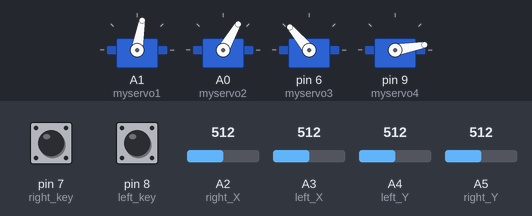
Recording of a sketch running on a simulated Arduino Uno, built with avr-gcc and run on an emulated ATmega328P. On the bench: 4 × servo. Inputs (shaded band) come from the test bench; at power-on: A2 (right_X) = 512, A4 (left_Y) = 512, A5 (right_Y) = 512, pin 7 (right_key) HIGH, pin 8 (left_key) HIGH, A3 (left_X) = 512.

Above: at 2.7 s.
2.8 s: A2 (right_X) set to 552
4.3 s: A2 (right_X) set to 578
At 4.72 s:
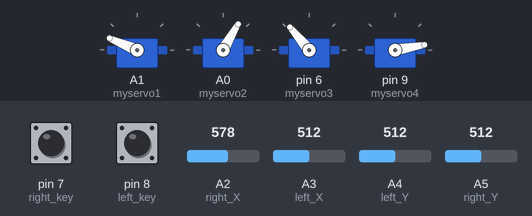
At 5.4 s:
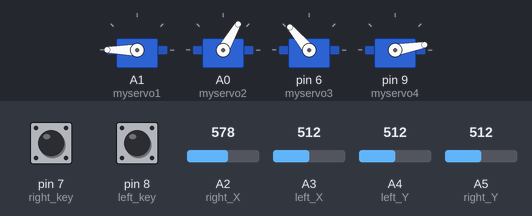
6.3 s: A4 (left_Y) set to 558
7.8 s: A4 (left_Y) set to 587
At 9.3 s:
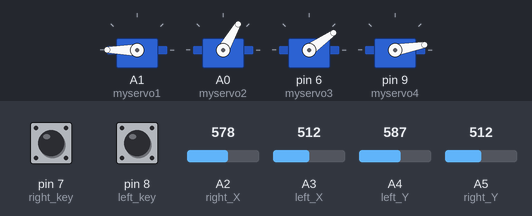
10.3 s: A5 (right_Y) set to 461
11.8 s: A5 (right_Y) set to 440
At 14.5 s:
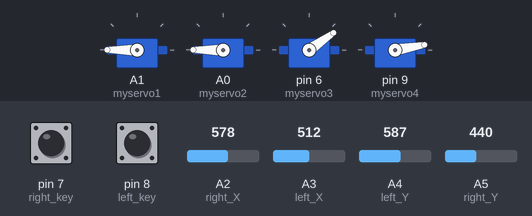
Timing chart, 0 to 15.8 s (numbered marks = the images above; inputs shaded):
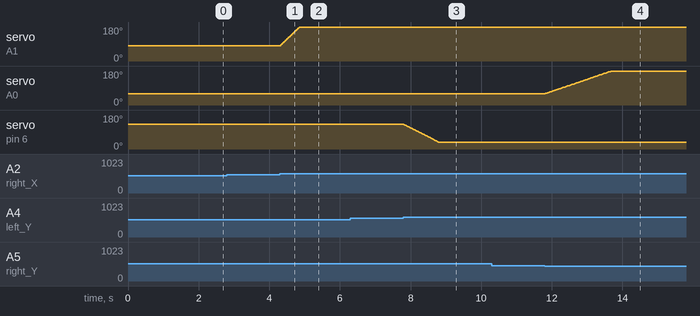

The sketch:

robot_arm.ino
```cpp
#include <Servo.h>

// ================= Servo objects =================
Servo myservo1;  // base
Servo myservo2;  // upper arm
Servo myservo3;  // lower arm
Servo myservo4;  // claw

// ================= Initial angles =================
int pos1 = 80;
int pos2 = 60;
int pos3 = 130;
int pos4 = 10;

// ================= Joystick pins =================
const int right_X = A2;
const int right_Y = A5;
const int right_key = 7;

const int left_X = A3;
const int left_Y = A4;
const int left_key = 8;

// ================= Joystick values =================
int x1, y1, z1;
int x2, y2, z2;

// ================= Setup =================
void setup()
{
  myservo1.attach(A1);
  myservo2.attach(A0);
  myservo3.attach(6);
  myservo4.attach(9);

  myservo1.write(pos1);
  myservo2.write(pos2);
  myservo3.write(pos3);
  myservo4.write(pos4);
  delay(1500);

  pinMode(right_key, INPUT_PULLUP);
  pinMode(left_key, INPUT_PULLUP);

  Serial.begin(9600);
}

// ================= Main loop =================
void loop()
{
  x1 = analogRead(right_X);
  y1 = analogRead(right_Y);
  z1 = digitalRead(right_key);

  x2 = analogRead(left_X);
  y2 = analogRead(left_Y);
  z2 = digitalRead(left_key);

  zhuazi();
  zhuandong();
  xiaobi();
  dabi();
}

// ================= Claw =================
void zhuazi()
{
  if (x2 < 450)
  {
    pos4 -= 2;
    pos4 = constrain(pos4, 2, 108);
    myservo4.write(pos4);
    delay(5);
  }
  else if (x2 > 570)
  {
    pos4 += 4;
    pos4 = constrain(pos4, 2, 108);
    myservo4.write(pos4);
    delay(5);
  }
}

// ================= Base rotate =================
void zhuandong()
{
  if (x1 < 450)
  {
    pos1--;
    pos1 = constrain(pos1, 1, 180);
    myservo1.write(pos1);
    delay(5);
  }
  else if (x1 > 570)
  {
    pos1++;
    pos1 = constrain(pos1, 1, 180);
    myservo1.write(pos1);
    delay(5);
  }
}

// ================= Upper arm =================
void xiaobi()
{
  if (y1 > 570)
  {
    pos2--;
    pos2 = constrain(pos2, 0, 180);
    myservo2.write(pos2);
    delay(5);
  }
  else if (y1 < 450)
  {
    pos2++;
    pos2 = constrain(pos2, 0, 180);
    myservo2.write(pos2);
    delay(5);
  }
}

// ================= Lower arm =================
void dabi()
{
  if (y2 < 450)
  {
    pos3++;
    pos3 = constrain(pos3, 35, 180);
    myservo3.write(pos3);
    delay(5);
  }
  else if (y2 > 570)
  {
    pos3--;
    pos3 = constrain(pos3, 35, 180);
    myservo3.write(pos3);
    delay(5);
  }
}
```

Measured:
- the behaviour switches between 570 and 571 on A2 (right_X) (found by bisection; images 0 and 1)
- the behaviour switches between 570 and 571 on A4 (left_Y) (found by bisection; images 2 and 3)
- the behaviour switches between 450 and 449 on A5 (right_Y) (found by bisection; images 3 and 4)
- after the input at 2.8 s, every drawn part: stays the same
- after the input at 4.3 s, servo on A1 (myservo1): moves from 80° to 180° over 0.55 s, starting at once
- after the input at 6.3 s, every drawn part: stays the same
- after the input at 7.8 s, servo on pin 6 (myservo3): moves from 130° to 35° over 1.0 s, starting at once
- after the input at 10.3 s, every drawn part: stays the same
- after the input at 11.8 s, servo on A0 (myservo2): moves from 60° to 180° over 1.9 s, starting at once
